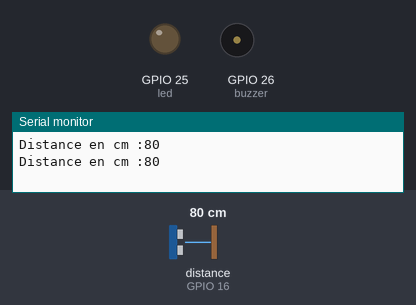
Bench run of a sketch on a simulated ESP32. On the bench: output pins drawn as LEDs (lit = HIGH), buzzer (waves = sounding, pin HIGH), the last lines printed to the serial monitor. Wiring (inferred from the names in the program): ultrasonic range finder: trigger GPIO 4; echo GPIO 16. Dashed ring = blinking. The test bench sets the inputs (shaded band); at power-on: distance to the obstacle (sensor on GPIO 16) 80 cm. The echo pulse lasts 58.3 µs per cm; pins used as bus, display or sensor lines are not drawn.

Above: at 1.8 s.
1.9 s: distance to the obstacle (sensor on GPIO 16) set to 22 cm
3.4 s: distance to the obstacle (sensor on GPIO 16) set to 19 cm
At 4.2 s:
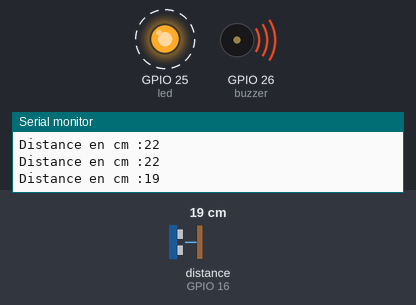
7.5 s: distance to the obstacle (sensor on GPIO 16) set to 6 cm
At 8.12 s:
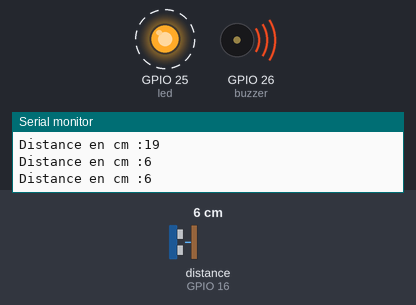
11.0 s: distance to the obstacle (sensor on GPIO 16) set to 3 cm
At 12.4 s:
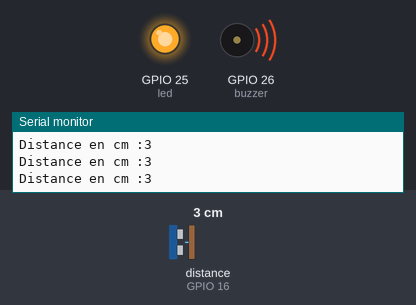
15.1 s: distance to the obstacle (sensor on GPIO 16) set to 18 cm
At 16.02 s:
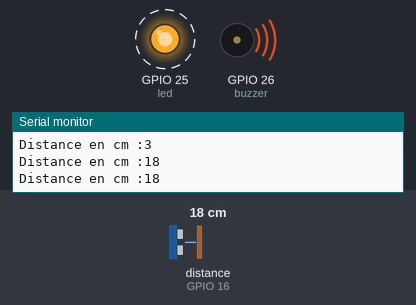
Timing chart, 0 to 19.7 s (numbered marks = the images above; inputs shaded):
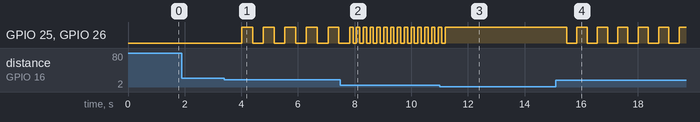

Measured:
- the behaviour switches between 21 and 20 cm on distance to the obstacle (sensor on GPIO 16) (found by bisection; images 0 and 1)
- the behaviour switches between 5 and 4 cm on distance to the obstacle (sensor on GPIO 16) (found by bisection; images 2 and 3)
- after the input at 3.4 s, GPIO 25 (led), GPIO 26 (buzzer): alternates HIGH for 0.38 s and LOW for 0.38 s, starting after 0.62 s
- after the input at 7.5 s, GPIO 25 (led), GPIO 26 (buzzer): alternates HIGH for 0.12 s and LOW for 0.12 s, starting after 0.44 s
- after the input at 11.0 s, GPIO 25 (led), GPIO 26 (buzzer): goes on until 11.2 s, then stays HIGH
- after the input at 15.1 s, GPIO 25 (led), GPIO 26 (buzzer): alternates HIGH for 0.36 s and LOW for 0.36 s, starting after 0.39 s

The sketch:

distance.ino
```cpp
#include <Wire.h>


int trig = 4;
int echo = 16;
long lecture_echo;
long cm;
int led = 25;
int buzzer = 26;

void setup(){
pinMode(trig, OUTPUT);
pinMode(led, OUTPUT);
pinMode(buzzer, OUTPUT);
digitalWrite(trig, LOW);
pinMode(echo, INPUT);
Serial.begin(9600);
digitalWrite(led, LOW);
digitalWrite(buzzer, LOW);
}

void loop(){
//digitalWrite(led, LOW);
digitalWrite(trig, HIGH);
delayMicroseconds(10);
digitalWrite(trig, LOW);
lecture_echo = pulseIn(echo,HIGH);
cm = lecture_echo /58;
Serial.print("Distance en cm :");
Serial.println(cm);
if(cm<=20){
  if(cm>4){
    digitalWrite(buzzer, HIGH);
    digitalWrite(led, HIGH);
    delay(cm*20);
    digitalWrite(led, LOW);
    digitalWrite(buzzer, LOW);
    delay(cm*20);
  }
  else{
    digitalWrite(led,HIGH);
    digitalWrite(buzzer, HIGH);
  }
}else{
  delay(1000);
}
}
```
